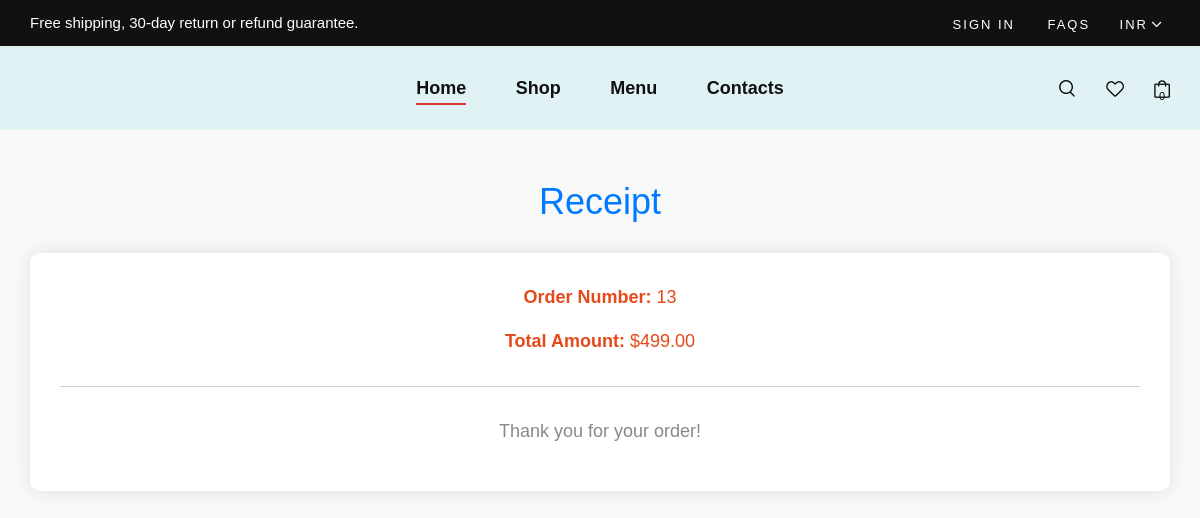
The app's page /receipt/, older data.
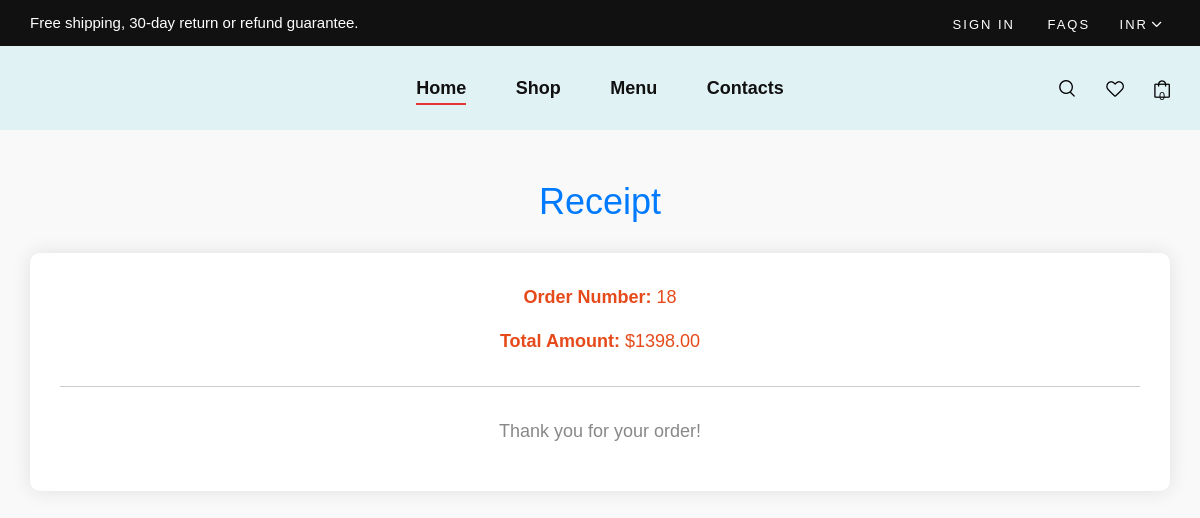
The same page, newer data.
### messi/models.py (models this page shows, shortened)
class Order(models.Model):
    user = models.ForeignKey(User, on_delete=models.CASCADE)
    items = models.ManyToManyField('CartItem', through='OrderItem')
    total_price = models.DecimalField(max_digits=10, decimal_places=2)
    created_at = models.DateTimeField(auto_now_add=True)

### messi/views.py (the view)
# urls.py: path('receipt/', views.receipt, name='receipt'),
def receipt(request):
    latest_order = Order.objects.latest('id')
    context = {'order': latest_order}
    return render(request, 'receipt.html', context)

### messi/templates/receipt.html (shortened to what this page needs)
{% load static %}
{% include 'header.html' %}
<!DOCTYPE html>
<html lang="en">
<head>
    <link rel="stylesheet" href="{% static 'css/bootstrap.min.css' %}" type="text/css">
    <link rel="stylesheet" href="{% static 'css/font-awesome.min.css' %}" type="text/css">
    <link rel="stylesheet" href="{% static 'css/elegant-icons.css' %}" type="text/css">
    <link rel="stylesheet" href="{% static 'css/magnific-popup.css' %}" type="text/css">
    <link rel="stylesheet" href="{% static 'css/nice-select.css' %}" type="text/css">
    <link rel="stylesheet" href="{% static 'css/owl.carousel.min.css' %}" type="text/css">
    <link rel="stylesheet" href="{% static 'css/slicknav.min.css' %}" type="text/css">
    <link rel="stylesheet" href="{% static 'css/style.css' %}" type="text/css">
</head>
<body>
<section class="receipt_section layout_padding">
    <div class="container">
        <div class="row">
            <div class="col-md-12">
                <h2>Receipt</h2>
                <div class="receipt_details">
                    <p><strong>Order Number:</strong> {{ order.id }}</p>
                    <p><strong>Total Amount:</strong> ${{ order.total_price }}</p>
                    <hr>
                    <p class="receipt_footer">Thank you for your order!</p>
                </div>
            </div>
        </div>
    </div>
</section>
</body>
</html>

Row changes from the older to the newer data that the page shows:
no longer on this page (row unchanged): Order: id "13", total_price "499.00"
added Order: id "18", total_price "1398.00"
